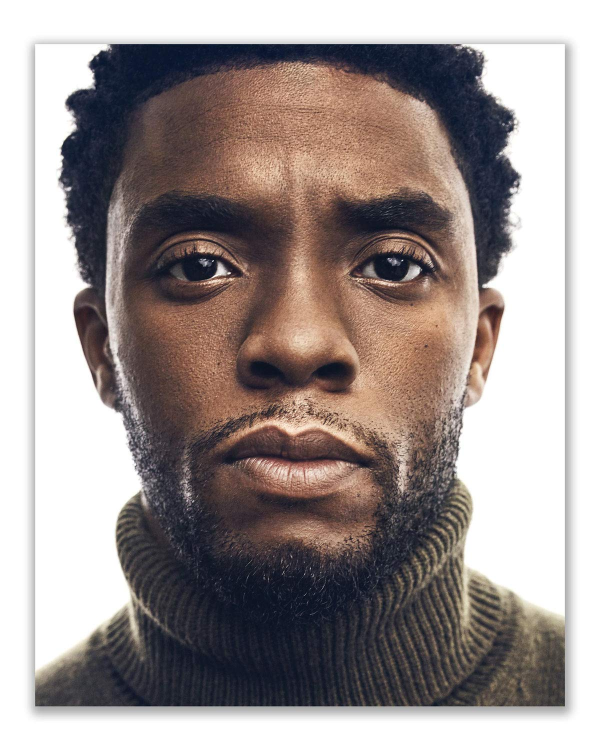
#> input picture image_processing/images/Chadwick.jpg, 1200 x 1500 px (shown at 1/2 size)
$ python image-to-ascii.py
#> lines starting #> are read from the running program, lines starting #| are printed output that depends on the picture
import PIL.Image

ASCII_CHARS = ["@", "#", "$", "%", "?", "*", "+", ";", ":", ",", "."]

def main():
    path = input("Enter the path to the image file : \n")
#> the answer given: images/Chadwick.jpg
    try:
        image = PIL.Image.open(path)
#> image is the input picture: PIL image 1200x1500 RGB; mean R, G, B 157.2, 147.3, 145.4
    except:
        print(path, "Unable to find image ")

    #resize image
    image = resize(image)
    #convert image to greyscale image
    greyscale_image = to_greyscale(image)
    # convert greyscale image to ascii characters
    ascii_str = pixel_to_ascii(greyscale_image)
    img_width = greyscale_image.width
    ascii_str_len = len(ascii_str)
    ascii_img=""
    #Split the string based on width  of the image
    for i in range(0, ascii_str_len, img_width):
        ascii_img += ascii_str[i:i+img_width] + "\n"
    #save the string to a file
    with open("ascii_image.txt", "w") as f:
        f.write(ascii_img)

def resize(image, new_width = 100):
#> called with new_width = 100
    width, height = image.size
#> width = 1200; height = 1500
    new_height = int(new_width * height / width)
#> new_height = 125
    return image.resize((new_width, new_height))
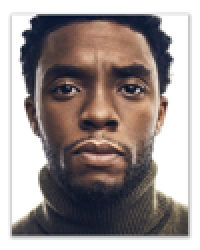
#> returned value: PIL image 100x125 RGB (shown 2 times larger); mean R, G, B 157.1, 147.3, 145.4

def to_greyscale(image):
    return image.convert("L")
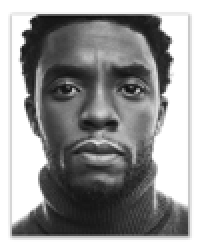
#> returned value: PIL image 100x125 L (shown 2 times larger); min 15, max 255, mean 150

def pixel_to_ascii(image):
    pixels = image.getdata()
    ascii_str = ""
    for pixel in pixels:
        ascii_str += ASCII_CHARS[pixel//25]
#> this loop made 12500 passes
#> ascii_str on passes 1 to 3: '.', '..', '...'
    return ascii_str

main()
#> in main, `ascii_str_len = len(ascii_str)`: ascii_str_len = 12500
